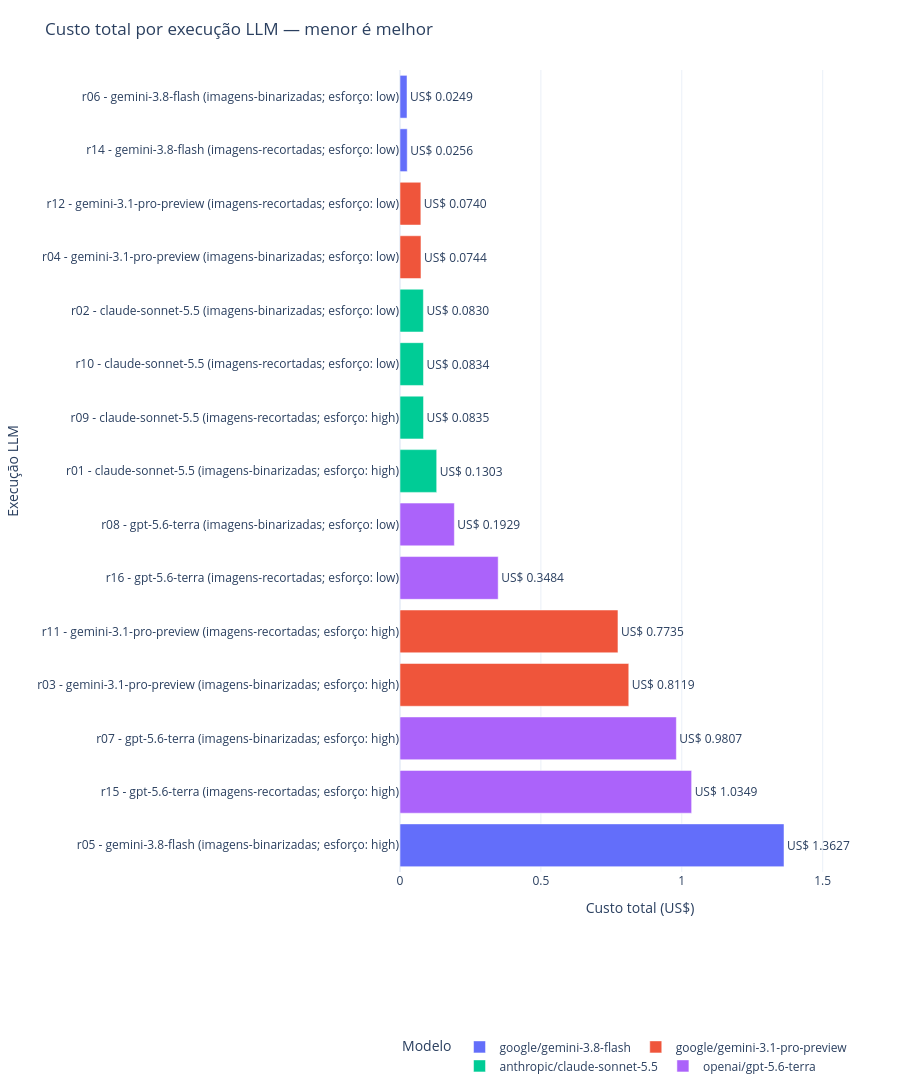

The cell this chart's notebook holds for it:
### Code cell
dados_custos = df_custos_llm.sort_values(["custo_total_usd", "id_resposta"])
fig_custos_llm = px.bar(
    dados_custos, x="custo_total_usd", y="rotulo_custo", color="modelo", orientation="h",
    text="custo_total_usd", labels=ROTULOS_CUSTOS,
    hover_data={"esforco_raciocinio": True, "entrada": True, "custo_por_imagem_usd": ":.6f", "n_imagens": True, "arquivo_respostas": True},
)
fig_custos_llm.update_traces(texttemplate="US$ %{x:.4f}", textposition="outside", cliponaxis=False)
fig_custos_llm.update_xaxes(range=[0, max(0.01, dados_custos["custo_total_usd"].max() * 1.25)])
fig_custos_llm.update_yaxes(categoryorder="array", categoryarray=dados_custos["rotulo_custo"].tolist())
mostrar_grafico(fig_custos_llm, "Custo total por execução LLM — menor é melhor")

### Figure 1 — Plotly figure (JSON) as saved in the notebook; plotly's stock layout.template omitted (floating-point values rounded to 4 significant figures)
{"data": [{"cliponaxis": false, "customdata": [["low", "imagens-binarizadas", 0.002075, 12, "imagens-binarizadas-gemini-3.8-flash-low.json"], ["low", "imagens-recortadas", 0.002134, 12, "imagens-recortadas-gemini-3.8-flash-low.json"], ["high", "imagens-binarizadas", 0.1136, 12, "imagens-binarizadas-gemini-3.8-flash-high.json"]], "hovertemplate": "Modelo=google/gemini-3.8-flash<br>Custo total (US$)=%{text}<br>Execução LLM=%{y}<br>Esforço de raciocínio=%{customdata[0]}<br>Entrada=%{customdata[1]}<br>Custo por imagem (US$)=%{customdata[2]:.6f}<br>Imagens=%{customdata[3]}<br>arquivo_respostas=%{customdata[4]}<extra></extra>", "legendgroup": "google/gemini-3.8-flash", "marker": {"color": "#636efa", "pattern": {"shape": ""}}, "name": "google/gemini-3.8-flash", "orientation": "h", "showlegend": true, "text": [0.0249, 0.0256, 1.363], "textposition": "outside", "texttemplate": "US$ %{x:.4f}", "type": "bar", "x": [0.0249, 0.0256, 1.363], "xaxis": "x", "y": ["r06 - gemini-3.8-flash (imagens-binarizadas; esforço: low)", "r14 - gemini-3.8-flash (imagens-recortadas; esforço: low)", "r05 - gemini-3.8-flash (imagens-binarizadas; esforço: high)"], "yaxis": "y"}, {"cliponaxis": false, "customdata": [["low", "imagens-recortadas", 0.006165, 12, "imagens-recortadas-gemini-3.1-pro-preview-low.json"], ["low", "imagens-binarizadas", 0.006203, 12, "imagens-binarizadas-gemini-3.1-pro-preview-low.json"], ["high", "imagens-recortadas", 0.06446, 12, "imagens-recortadas-gemini-3.1-pro-preview-high.json"], ["high", "imagens-binarizadas", 0.06766, 12, "imagens-binarizadas-gemini-3.1-pro-preview-high.json"]], "hovertemplate": "Modelo=google/gemini-3.1-pro-preview<br>Custo total (US$)=%{text}<br>Execução LLM=%{y}<br>Esforço de raciocínio=%{customdata[0]}<br>Entrada=%{customdata[1]}<br>Custo por imagem (US$)=%{customdata[2]:.6f}<br>Imagens=%{customdata[3]}<br>arquivo_respostas=%{customdata[4]}<extra></extra>", "legendgroup": "google/gemini-3.1-pro-preview", "marker": {"color": "#EF553B", "pattern": {"shape": ""}}, "name": "google/gemini-3.1-pro-preview", "orientation": "h", "showlegend": true, "text": [0.07398, 0.07444, 0.7735, 0.8119], "textposition": "outside", "texttemplate": "US$ %{x:.4f}", "type": "bar", "x": [0.07398, 0.07444, 0.7735, 0.8119], "xaxis": "x", "y": ["r12 - gemini-3.1-pro-preview (imagens-recortadas; esforço: low)", "r04 - gemini-3.1-pro-preview (imagens-binarizadas; esforço: low)", "r11 - gemini-3.1-pro-preview (imagens-recortadas; esforço: high)", "r03 - gemini-3.1-pro-preview (imagens-binarizadas; esforço: high)"], "yaxis": "y"}, {"cliponaxis": false, "customdata": [["low", "imagens-binarizadas", 0.006913, 12, "imagens-binarizadas-claude-sonnet-5.5-low.json"], ["low", "imagens-recortadas", 0.006948, 12, "imagens-recortadas-claude-sonnet-5.5-low.json"], ["high", "imagens-recortadas", 0.006955, 12, "imagens-recortadas-claude-sonnet-5.5-high.json"], ["high", "imagens-binarizadas", 0.01085, 12, "imagens-binarizadas-claude-sonnet-5.5-high.json"]], "hovertemplate": "Modelo=anthropic/claude-sonnet-5.5<br>Custo total (US$)=%{text}<br>Execução LLM=%{y}<br>Esforço de raciocínio=%{customdata[0]}<br>Entrada=%{customdata[1]}<br>Custo por imagem (US$)=%{customdata[2]:.6f}<br>Imagens=%{customdata[3]}<br>arquivo_respostas=%{customdata[4]}<extra></extra>", "legendgroup": "anthropic/claude-sonnet-5.5", "marker": {"color": "#00cc96", "pattern": {"shape": ""}}, "name": "anthropic/claude-sonnet-5.5", "orientation": "h", "showlegend": true, "text": [0.08295, 0.08337, 0.08346, 0.1303], "textposition": "outside", "texttemplate": "US$ %{x:.4f}", "type": "bar", "x": [0.08295, 0.08337, 0.08346, 0.1303], "xaxis": "x", "y": ["r02 - claude-sonnet-5.5 (imagens-binarizadas; esforço: low)", "r10 - claude-sonnet-5.5 (imagens-recortadas; esforço: low)", "r09 - claude-sonnet-5.5 (imagens-recortadas; esforço: high)", "r01 - claude-sonnet-5.5 (imagens-binarizadas; esforço: high)"], "yaxis": "y"}, {"cliponaxis": false, "customdata": [["low", "imagens-binarizadas", 0.01608, 12, "imagens-binarizadas-gpt-5.6-terra-low.json"], ["low", "imagens-recortadas", 0.02904, 12, "imagens-recortadas-gpt-5.6-terra-low.json"], ["high", "imagens-binarizadas", 0.08173, 12, "imagens-binarizadas-gpt-5.6-terra-high.json"], ["high", "imagens-recortadas", 0.08624, 12, "imagens-recortadas-gpt-5.6-terra-high.json"]], "hovertemplate": "Modelo=openai/gpt-5.6-terra<br>Custo total (US$)=%{text}<br>Execução LLM=%{y}<br>Esforço de raciocínio=%{customdata[0]}<br>Entrada=%{customdata[1]}<br>Custo por imagem (US$)=%{customdata[2]:.6f}<br>Imagens=%{customdata[3]}<br>arquivo_respostas=%{customdata[4]}<extra></extra>", "legendgroup": "openai/gpt-5.6-terra", "marker": {"color": "#ab63fa", "pattern": {"shape": ""}}, "name": "openai/gpt-5.6-terra", "orientation": "h", "showlegend": true, "text": [0.1929, 0.3484, 0.9807, 1.035], "textposition": "outside", "texttemplate": "US$ %{x:.4f}", "type": "bar", "x": [0.1929, 0.3484, 0.9807, 1.035], "xaxis": "x", "y": ["r08 - gpt-5.6-terra (imagens-binarizadas; esforço: low)", "r16 - gpt-5.6-terra (imagens-recortadas; esforço: low)", "r07 - gpt-5.6-terra (imagens-binarizadas; esforço: high)", "r15 - gpt-5.6-terra (imagens-recortadas; esforço: high)"], "yaxis": "y"}], "layout": {"barmode": "relative", "font": {"size": 12}, "height": 1315, "legend": {"orientation": "h", "title": {"text": "Modelo"}, "tracegroupgap": 0, "x": 0, "y": -0.2}, "margin": {"b": 60, "l": 20, "r": 20, "t": 70}, "title": {"text": "Custo total por execução LLM — menor é melhor"}, "xaxis": {"anchor": "y", "domain": [0, 1], "range": [0, 1.703], "title": {"text": "Custo total (US$)"}}, "yaxis": {"anchor": "x", "automargin": true, "autorange": "reversed", "categoryarray": ["r06 - gemini-3.8-flash (imagens-binarizadas; esforço: low)", "r14 - gemini-3.8-flash (imagens-recortadas; esforço: low)", "r12 - gemini-3.1-pro-preview (imagens-recortadas; esforço: low)", "r04 - gemini-3.1-pro-preview (imagens-binarizadas; esforço: low)", "r02 - claude-sonnet-5.5 (imagens-binarizadas; esforço: low)", "r10 - claude-sonnet-5.5 (imagens-recortadas; esforço: low)", "r09 - claude-sonnet-5.5 (imagens-recortadas; esforço: high)", "r01 - claude-sonnet-5.5 (imagens-binarizadas; esforço: high)", "r08 - gpt-5.6-terra (imagens-binarizadas; esforço: low)", "r16 - gpt-5.6-terra (imagens-recortadas; esforço: low)", "r11 - gemini-3.1-pro-preview (imagens-recortadas; esforço: high)", "r03 - gemini-3.1-pro-preview (imagens-binarizadas; esforço: high)", "r07 - gpt-5.6-terra (imagens-binarizadas; esforço: high)", "r15 - gpt-5.6-terra (imagens-recortadas; esforço: high)", "r05 - gemini-3.8-flash (imagens-binarizadas; esforço: high)"], "categoryorder": "array", "domain": [0, 1], "title": {"text": "Execução LLM"}}}}
